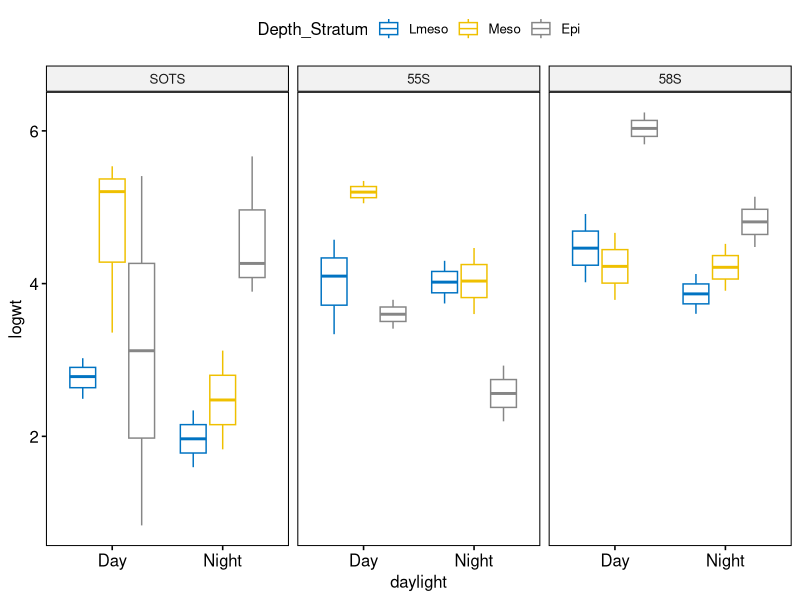
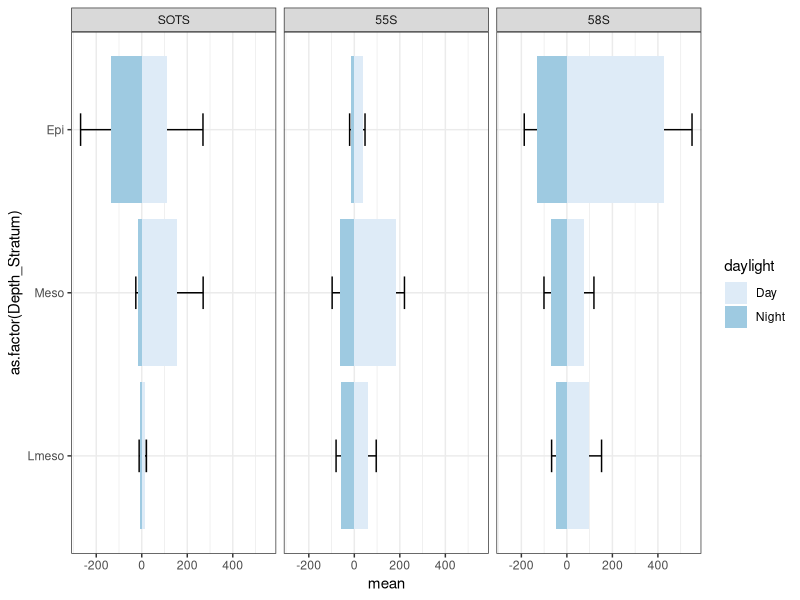
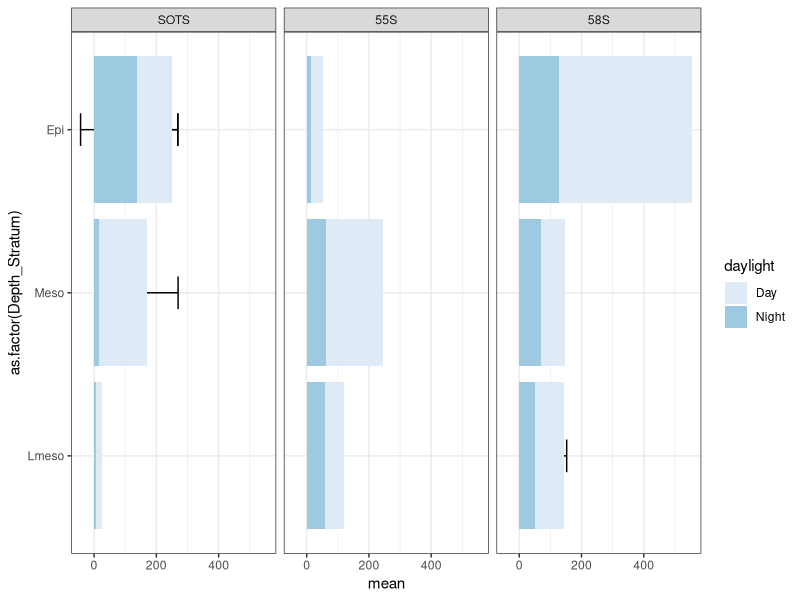
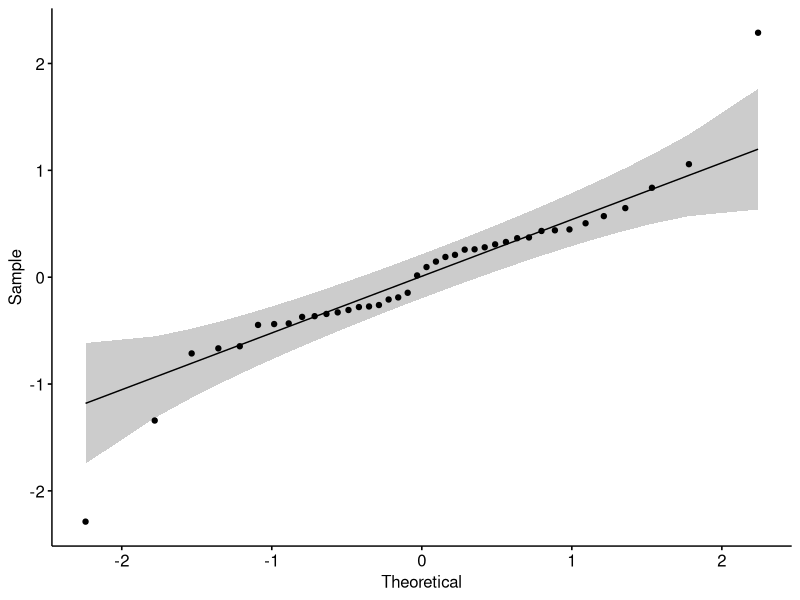

The R script that drew these images, in order: (Note: this script raises an error after producing the figures.)
## ---- chunk 1
knitr::opts_chunk$set(echo = TRUE)
# library(plyr)
# library(Rmisc)
# library(lattice)
# library(tidyr)
library(tidyverse)
# library(gridExtra)
library(dplyr)
library(knitr)
library(ggpubr) # nice plots
library(rstatix) # pip freindly stats
# library(geosphere)
# library(janitor)


SOLACE <- read_csv("Results/IN2020_V08_CatchComp.csv")

SOLACE_nogel <- SOLACE %>% 
  #distinct(Acoustic_Category)
  filter(Acoustic_Category != "G_nGB")
## ---- chunk 2


distinct(SOLACE,Depth_Stratum)

SOLACE_cumsum <- SOLACE %>% 
  select(Site,Acoustic_Category,Taxa_updated,weight_g) %>% 
  group_by(Site,Taxa_updated) %>% 
  summarise(weight = sum(weight_g)) %>% 

 # ungroup() %>% 
  arrange(Site,-weight) %>% 
  mutate(cumsum = cumsum(weight)) %>% 
  mutate(percent =round(weight/sum(weight),2)) %>%
  mutate(cumpercent = round(cumsum/sum(weight),2))  

## ---- chunk 3
Biomass_deployment <- SOLACE %>% 
  select(Site, daylight,Depth_Stratum, Deployment, Taxa_updated,Acoustic_Category, Abd_Std_nosm3_sp,Weight_Std_gm3_sp) %>%
  dplyr::group_by(Site, daylight, Depth_Stratum,Deployment) %>% 
  dplyr::summarise(Weight = round(sum(Weight_Std_gm3_sp*1000),2), 
                   abd = round(sum(Abd_Std_nosm3_sp*1000),2)) %>% 
  dplyr::ungroup() %>% 
  mutate(logwt = log(Weight))
    

Biomass_deployment_design <- Biomass_deployment %>% 
  group_by(Site,daylight,Depth_Stratum) %>% 
  summarise(Weight = mean(Weight), 
            sd = sd(Weight),n())
  
SOLACE %>% 
  distinct(Acoustic_Category)
## ---- chunk 4
Biomass_deployment$Depth_Stratum <- factor(as.factor(Biomass_deployment$Depth_Stratum), levels=c("Lmeso","Meso","Epi"))
Biomass_deployment$Site <- factor(as.factor(Biomass_deployment$Site), levels=c("SOTS","55S","58S"))
Biomass_deployment$daylight <- factor(as.factor(Biomass_deployment$daylight), levels=c("Day","Night"))

Biomass_design <-Biomass_deployment %>% 
  mutate(logwt = log(Weight)) %>% 
  group_by(Site, daylight, Depth_Stratum) %>% 
  get_summary_stats(Weight, type = "mean_sd")
## ---- chunk 5
bxp <- ggboxplot(
  Biomass_deployment, x = "daylight", y = "logwt", 
  color = "Depth_Stratum", palette = "jco", facet.by = "Site"
  )
bxp
## ---- chunk 6
Biomass_design_daylight <- Biomass_design %>% 
  mutate(mean = ifelse(daylight %in% "Night", mean*-1, mean)) 


barp <-ggplot(Biomass_design_daylight,
       mapping = aes(x = as.factor(Depth_Stratum),
                     y = mean, fill = daylight))+
  scale_fill_brewer()+
  geom_errorbar(aes(ymin = mean - sd, ymax= mean + sd),
                width = 0.4, position = position_dodge(0)) +
geom_col()+
  coord_flip()+
  facet_grid(~Site)+
  theme_bw()
barp

## ---- chunk 7
barp <-ggplot(Biomass_design,
       mapping = aes(x = as.factor(Depth_Stratum),
                     y = mean, fill = daylight))+
  scale_fill_brewer()+
  geom_errorbar(aes(ymin = mean - sd, ymax= mean + sd),
                width = 0.4, position = position_dodge(0)) +
geom_col()+
  coord_flip()+
  facet_grid(~Site)+
  theme_bw()
barp

## ---- chunk 8
Biomass_deployment %>%
  group_by(Site,Depth_Stratum) %>%
  identify_outliers(logwt)
# dont get this
# deployments 8 and 13 are outliers but not extreme. Outliers are not obvious when using Site alone, all 3 factors or Site&daylight
## ---- chunk 9
model  <- lm(logwt ~ Site*daylight*Depth_Stratum, data = Biomass_deployment)
# Create a QQ plot of residuals
ggqqplot(residuals(model))
# Compute Shapiro-Wilk test of normality
shapiro_test(residuals(model))

# probs not quite normally distributed - should transform

## ---- chunk 10
Biomass_deployment %>%
  group_by(Site, daylight, Depth_Stratum) %>%
  shapiro_test(Weight)
## ---- chunk 11
ggqqplot(BulkBiomass, "Weight", ggtheme = theme_bw()) +
  facet_grid(Site + daylight ~ Depth_Stratum, labeller = "label_both")
## ---- chunk 12
BulkBiomass %>% levene_test(Weight ~ Site*daylight*Depth_Stratum)
# not significant assume homogeneity
## ---- chunk 13
bio.aov <-  BulkBiomass%>% anova_test(Weight ~ Depth_Stratum*daylight*Site)
bio.aov
# there was a 3way interaction F(2,22)= 3.04, p = 0.039
## ---- chunk 14
# Group the data by gender and 
# fit simple two-way interaction 
model  <- lm(Weight ~ daylight*Site*Depth_Stratum, data = Biomass_deployment)
Biomass_deployment %>%
  group_by(daylight) %>%
  anova_test(Weight ~ Depth_Stratum*Site, error = model)
